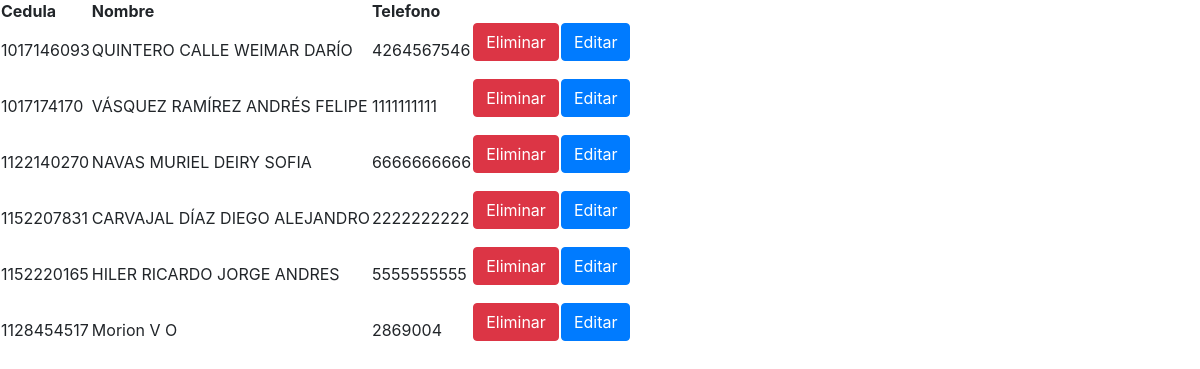
The page /vistas/listar_clientes.php on the database its author committed.
### tables this page shows
CREATE TABLE `clientes` (
  `Cedula` int(11) NOT NULL,
  `Nombre` varchar(50) DEFAULT NULL,
  `Telefono` varchar(20) DEFAULT NULL
);

### modelo/admindb.php (called while the page is built, shortened)
<?php
function CrearConeccion()
{
	$servername = "localhost";
	$username = "root";
	$password = "";
	$conn = new mysqli($servername, $username, $password);
	return $conn;
}
function ListarClientes()
{
	$conn = CrearConeccion();
    $sql = "SELECT * FROM concesionarios.clientes";
	$result = $conn->query($sql);
	$lista = array();
	if ($result->num_rows > 0) {
	    while($row = $result->fetch_assoc())
	    {
        	$elemento = array($row["Cedula"], $row["Nombre"], $row["Telefono"]);
        	array_push($lista, $elemento);
    	}
	} else {
	    return false;
	}
	return ($lista);
}
?>

### Controladores/clientes.php (called while the page is built, shortened)
<?php
if(!isset($HolaMundo)){
	include '../modelo/admindb.php';
}
function CListarClientes()
{
	$res = ListarClientes();
	return $res;
}
?>

### vistas/listar_clientes.php (the view)
<?php
include('header.php');
?>
<?php
include('../controladores/clientes.php');
$Lista = CListarClientes();
echo "<table>";
echo "<tr>";
    echo "<th>Cedula</th>";
    echo "<th>Nombre</th> ";
    echo "<th>Telefono</th>";
    echo "<th> </th>";
    echo "<th> </th>";
echo "</tr>";
foreach ($Lista as &$elemento)
{
    echo "<tr>";
	    echo "<td>".$elemento[0]."</td>";
	    echo "<td>".$elemento[1]."</td> ";
	    echo "<td>".$elemento[2]."</td>";
	    echo '<td><form action="../controladores/clientes.php" method="POST">
				<input type="hidden" name="cedula" value="'.$elemento[0].'">
				<input type="hidden" name="accion" value="eliminar">
				<input type="submit" value="Eliminar" class="btn btn-danger">
			</form></td>';
	    echo '<td><form action="editar_cliente.php" method="POST">
				<input type="hidden" name="cedula" value="'.$elemento[0].'">
				<input type="hidden" name="nombre" value="'.$elemento[1].'">
				<input type="hidden" name="telefono" value="'.$elemento[2].'">
				<input type="hidden" name="accion" value="editar">
				<input type="submit" value="Editar" class="btn btn-primary">
			</form></td>';
  	echo "</tr>";
}
echo "</table>";
?>
<?php
include('footer.php');
?>

### rows shown on the page
clientes: Cedula "1017146093", Nombre "QUINTERO CALLE WEIMAR DARÍO", Telefono "4264567546"
clientes: Cedula "1017174170", Nombre "VÁSQUEZ RAMÍREZ ANDRÉS FELIPE", Telefono "1111111111"
clientes: Cedula "1122140270", Nombre "NAVAS MURIEL DEIRY SOFIA", Telefono "6666666666"
clientes: Cedula "1152207831", Nombre "CARVAJAL DÍAZ DIEGO ALEJANDRO", Telefono "2222222222"
clientes: Cedula "1152220165", Nombre "HILER RICARDO JORGE ANDRES", Telefono "5555555555"
clientes: Cedula "1128454517", Nombre "Morion V O", Telefono "2869004"
